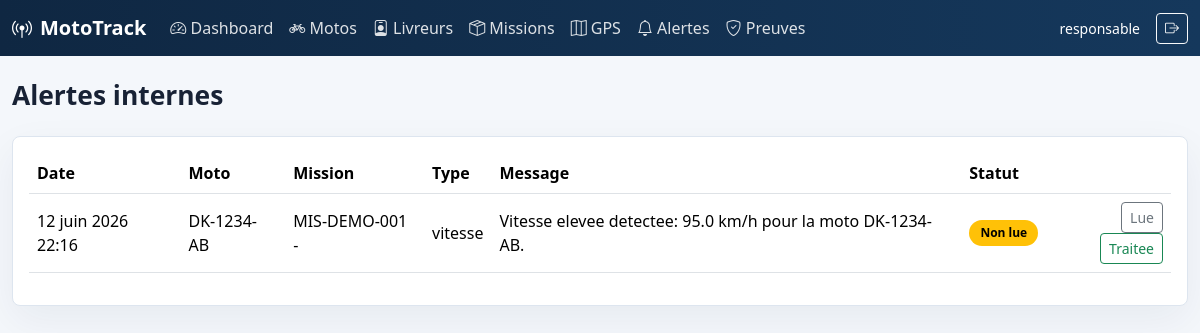
/alertes/ (signed in), run on the app's committed database.
### parc/models.py (models this page shows, shortened)
class Alerte(models.Model):
    STATUT_CHOICES = [
        ("non_lue", "Non lue"),
        ("lue", "Lue"),
        ("traitee", "Traitee"),
    ]
    moto = models.ForeignKey(Moto, on_delete=models.CASCADE, related_name="alertes")
    mission = models.ForeignKey(Mission, on_delete=models.SET_NULL, blank=True, null=True, related_name="alertes")
    type_alerte = models.CharField(max_length=100)
    message = models.TextField()
    date_heure = models.DateTimeField(default=timezone.now)
    statut = models.CharField(max_length=20, choices=STATUT_CHOICES, default="non_lue")
    class Meta:
        ordering = ["-date_heure"]

class Moto(models.Model):
    ETAT_CHOICES = [
        ("disponible", "Disponible"),
        ("en_service", "En service"),
        ("maintenance", "Maintenance"),
        ("hors_service", "Hors service"),
    ]
    immatriculation = models.CharField(max_length=50, unique=True)
    marque = models.CharField(max_length=100)
    modele = models.CharField(max_length=100, blank=True)
    etat = models.CharField(max_length=20, choices=ETAT_CHOICES, default="disponible")
    class Meta:
        ordering = ["immatriculation"]
    def __str__(self):
        return self.immatriculation

class Mission(models.Model):
    STATUT_CHOICES = [
        ("planifiee", "Planifiee"),
        ("en_cours", "En cours"),
        ("terminee", "Terminee"),
        ("annulee", "Annulee"),
    ]
    reference = models.CharField(max_length=50, unique=True, blank=True)
    client_nom = models.CharField(max_length=150, default="")
    client_telephone = models.CharField(max_length=30, default="")
    adresse_livraison = models.CharField(max_length=255, default="")
    description_lieu = models.TextField(blank=True)
    description_colis = models.TextField(blank=True)
    latitude_destination = models.FloatField(blank=True, null=True)
    longitude_destination = models.FloatField(blank=True, null=True)
    otp_code = models.CharField(max_length=6, blank=True)
    livreur = models.ForeignKey(Livreur, on_delete=models.PROTECT, related_name="missions")
    moto = models.ForeignKey(Moto, on_delete=models.PROTECT, related_name="missions")
    statut = models.CharField(max_length=20, choices=STATUT_CHOICES, default="planifiee")
    date_creation = models.DateTimeField(auto_now_add=True)
    date_depart = models.DateTimeField(blank=True, null=True)
    date_fin = models.DateTimeField(blank=True, null=True)
    class Meta:
        ordering = ["-date_creation"]
    def __str__(self):
        return f"{self.reference} - {self.client_nom}"

### parc/views.py (the view)
# urls.py: path("alertes/", views.alerte_list, name="alerte_list"),
@responsable_required
def alerte_list(request):
    alertes = Alerte.objects.select_related("moto", "mission")
    return render(request, "parc/alerte_list.html", {"alertes": alertes})

### parc/views.py (called while the page is built)
def responsable_required(view_func):
    @wraps(view_func)
    @login_required
    def wrapper(request, *args, **kwargs):
        if request.user.is_staff or request.user.is_superuser:
            return view_func(request, *args, **kwargs)
        if hasattr(request.user, "profil_livreur"):
            return redirect("livreur_dashboard")
        messages.error(request, "Votre compte n'a pas acces a l'espace responsable.")
        return redirect("login")
    return wrapper

### templates/parc/alerte_list.html (shortened to what this page needs)
{% extends "base.html" %}
{% block content %}
<div class="page-heading"><h1>Alertes internes</h1></div>
<div class="panel">
    <div class="table-responsive">
        <table class="table table-hover align-middle">
            <thead><tr><th>Date</th><th>Moto</th><th>Mission</th><th>Type</th><th>Message</th><th>Statut</th><th></th></tr></thead>
            <tbody>
            {% for alerte in alertes %}
                <tr>
                    <td>{{ alerte.date_heure }}</td>
                    <td>{{ alerte.moto }}</td>
                    <td>{{ alerte.mission|default:"-" }}</td>
                    <td>{{ alerte.type_alerte }}</td>
                    <td>{{ alerte.message }}</td>
                    <td><span class="badge text-bg-warning badge-status">{{ alerte.get_statut_display }}</span></td>
                    <td class="text-end">
                        <a class="btn btn-sm btn-outline-secondary" href="{% url 'alerte_change_status' alerte.pk 'lue' %}">Lue</a>
                        <a class="btn btn-sm btn-outline-success" href="{% url 'alerte_change_status' alerte.pk 'traitee' %}">Traitee</a>
                    </td>
                </tr>
            {% empty %}
                <tr><td colspan="7" class="text-muted">Aucune alerte.</td></tr>
            {% endfor %}
            </tbody>
        </table>
    </div>
</div>
{% endblock %}

### templates/base.html (shortened to what this page needs)
{% load static %}
<!doctype html>
<html lang="fr">
<head>
    <link href="https://cdn.jsdelivr.net/npm/bootstrap@5.3.3/dist/css/bootstrap.min.css" rel="stylesheet">
    <link href="https://cdn.jsdelivr.net/npm/bootstrap-icons@1.11.3/font/bootstrap-icons.css" rel="stylesheet">
    <link rel="stylesheet" href="https://unpkg.com/leaflet@1.9.4/dist/leaflet.css">
    <link rel="stylesheet" href="{% static 'css/mototrack.css' %}">
</head>
<body>
{% if user.is_authenticated %}
<nav class="navbar navbar-expand-lg app-navbar">
    <div class="container-fluid">
        <a class="navbar-brand fw-bold" href="{% url 'dashboard' %}">
            <i class="bi bi-broadcast-pin me-2"></i>MotoTrack
        </a>
        <div class="collapse navbar-collapse" id="navbarNav">
            <ul class="navbar-nav me-auto">
                {% if user.is_staff or user.is_superuser %}
                    <li class="nav-item"><a class="nav-link" href="{% url 'dashboard' %}"><i class="bi bi-speedometer2"></i> Dashboard</a></li>
                    <li class="nav-item"><a class="nav-link" href="{% url 'moto_list' %}"><i class="bi bi-bicycle"></i> Motos</a></li>
                    <li class="nav-item"><a class="nav-link" href="{% url 'livreur_list' %}"><i class="bi bi-person-badge"></i> Livreurs</a></li>
                    <li class="nav-item"><a class="nav-link" href="{% url 'mission_list' %}"><i class="bi bi-box-seam"></i> Missions</a></li>
                    <li class="nav-item"><a class="nav-link" href="{% url 'carte_gps' %}"><i class="bi bi-map"></i> GPS</a></li>
                    <li class="nav-item"><a class="nav-link" href="{% url 'alerte_list' %}"><i class="bi bi-bell"></i> Alertes</a></li>
                    <li class="nav-item"><a class="nav-link" href="{% url 'preuve_list' %}"><i class="bi bi-shield-check"></i> Preuves</a></li>
                {% else %}
                    <li class="nav-item"><a class="nav-link" href="{% url 'livreur_dashboard' %}"><i class="bi bi-phone"></i> Mes missions</a></li>
                {% endif %}
            </ul>
            <span class="navbar-text me-3 small">{{ user.username }}</span>
            <form method="post" action="{% url 'logout' %}">
                <button class="btn btn-outline-light btn-sm" type="submit"><i class="bi bi-box-arrow-right"></i></button>
            </form>
        </div>
    </div>
</nav>
{% endif %}
<main class="container-fluid app-shell py-4">
    {% block content %}{% endblock %}
</main>
</body>
</html>

### static/css/mototrack.css (style rules this page uses)
:root { --navy: #0f2742; --navy-2: #15385c; --green: #18a058; --orange: #f59e0b; --bg: #f4f7fb; --line: #dde5ef; }
body { background: var(--bg); color: #182235; }
.app-navbar { background: linear-gradient(90deg, var(--navy), var(--navy-2)); }
.app-navbar .navbar-brand, .app-navbar .nav-link, .app-navbar .navbar-text { color: #fff; }
.app-navbar .nav-link { opacity: .86; }
.app-shell { max-width: 1440px; }
.page-heading { align-items: center; display: flex; justify-content: space-between; gap: 1rem; margin-bottom: 1.5rem; }
.page-heading h1 { font-size: 1.65rem; font-weight: 800; margin: 0; }
.panel, .stat-card, .login-panel { background: #fff; border: 1px solid var(--line); border-radius: 8px; box-shadow: 0 14px 40px rgba(15, 39, 66, .06); }
.panel { padding: 1rem; }
.badge-status { border-radius: 999px; font-weight: 700; padding: .45rem .7rem; }

### data on the page
Alerte: date_heure "12 juin 2026 22:16", moto "DK-1234-AB", mission "MIS-DEMO-001 -", type_alerte "vitesse", message "Vitesse elevee detectee: 95.0 km/h pour la moto DK-1234-AB.", statut "Non lue"

### other printed values
{{ user.username }} "responsable"
